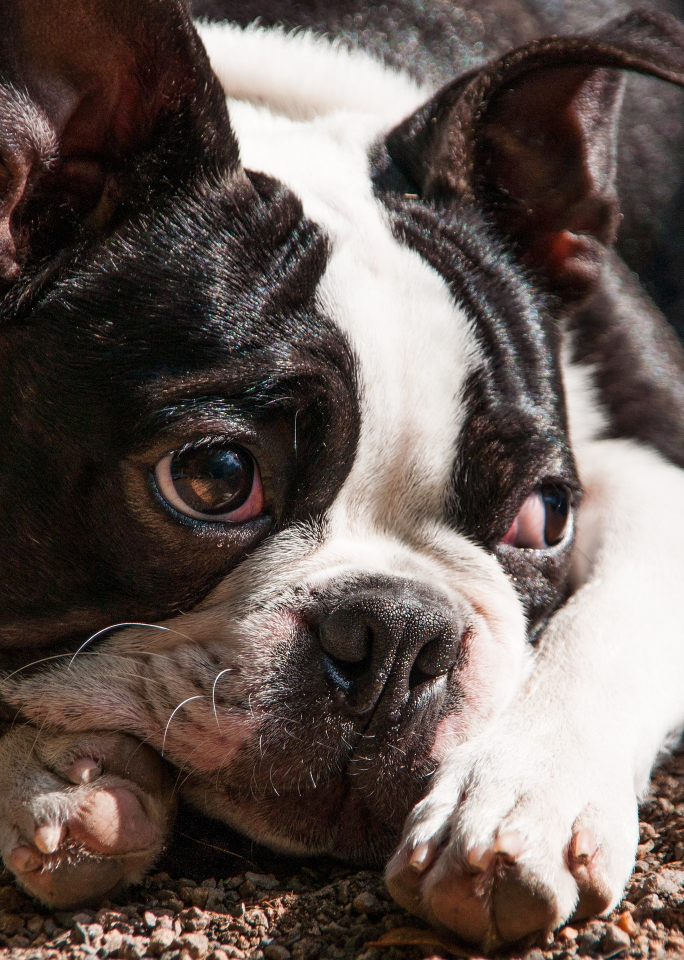
#> input picture OpenCV/Photos/dog.jpg, 1368 x 1920 px, found by its file name (shown at 1/2 size)
$ python resizing.py
#> lines starting #> are read from the running program, lines starting #| are printed output that depends on the picture
import cv2 as cv
img=cv.imread('Photos/dog.jpg')
#> img is the input picture: shape (1920, 1368, 3); mean B, G, R 85.2, 90.4, 102.6
cv.imshow('Image',img)
resized=cv.resize(img,(500,500),interpolation=cv.INTER_AREA)
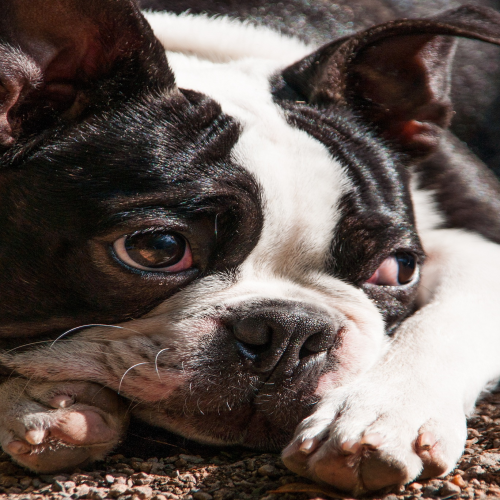
#> resized: shape (500, 500, 3); mean B, G, R 85.2, 90.4, 102.6
cv.imshow('Resized',resized)
cv.waitKey(0)

$ run again, with OpenCV/Photos/boston.jpg copied over OpenCV/Photos/dog.jpg
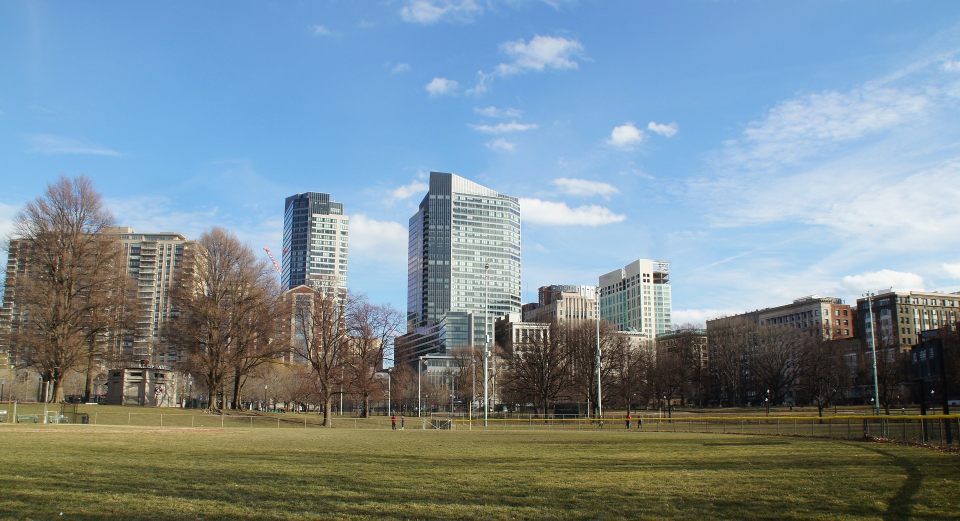
#> input picture OpenCV/Photos/boston.jpg, 1920 x 1041 px, found by its file name (shown at 1/2 size)
#> img is the input picture: shape (1041, 1920, 3); mean B, G, R 149, 140.1, 122.2
#> `resized=cv.resize(img,(500,500),interpolation=cv.INTER_AREA)`:
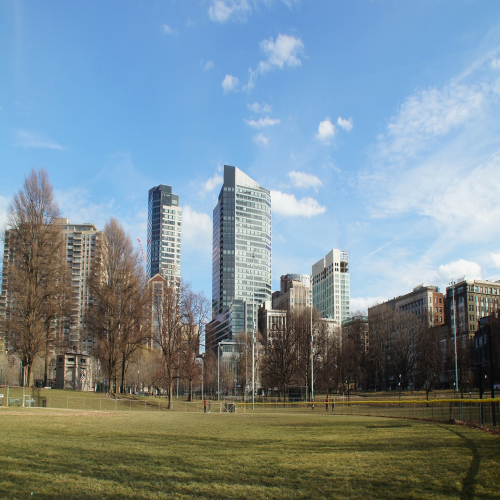
#> resized: shape (500, 500, 3); mean B, G, R 149, 140.1, 122.2

$ run again, with OpenCV/Photos/lavender.jpg copied over OpenCV/Photos/dog.jpg
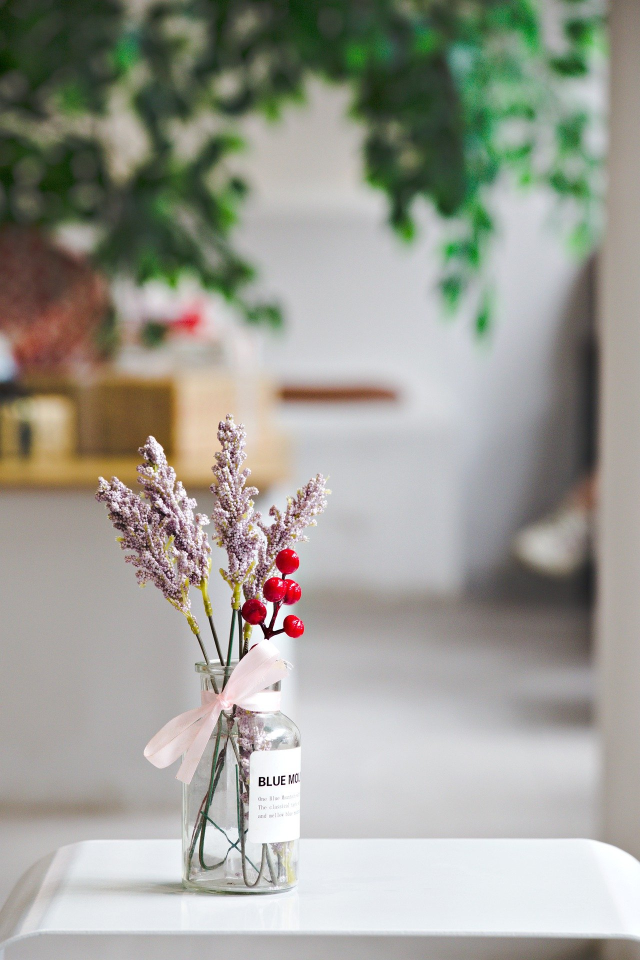
#> input picture OpenCV/Photos/lavender.jpg, 1280 x 1920 px, found by its file name (shown at 1/2 size)
#> img is the input picture: shape (1920, 1280, 3); mean B, G, R 148.5, 157.3, 157.2
#> `resized=cv.resize(img,(500,500),interpolation=cv.INTER_AREA)`:
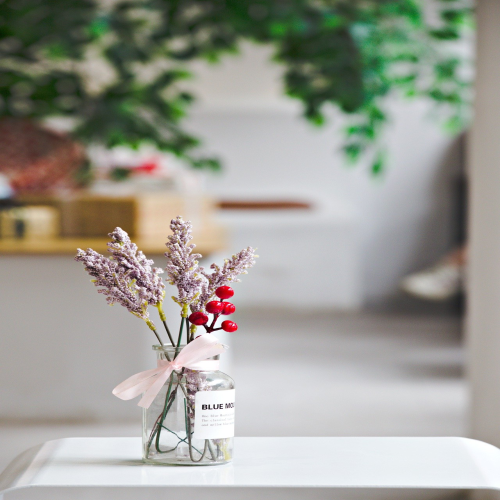
#> resized: shape (500, 500, 3); mean B, G, R 148.5, 157.3, 157.2
